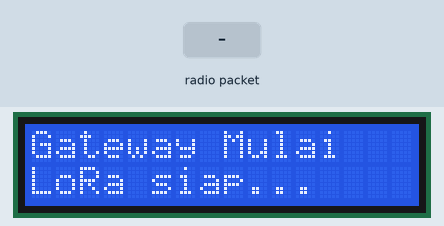
Simulated run of this sketch. Board: ESP32. On the bench: 16×2 character LCD. Inputs (shaded band) come from the test bench. WiFi joins after 1.5 s; servers stay silent unless stated; uploads are accepted with an empty reply; no radio packets arrive unless stated; what the sketch prints to the serial monitor is not drawn.

Above: at 2.2 s.
5.4 s: radio packet "," arrives
At 6.0 s:
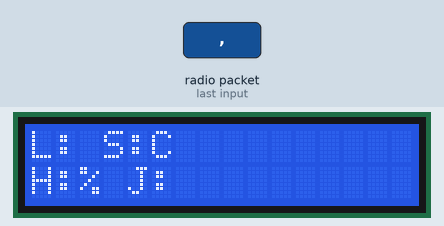
6.9 s: radio packet "1" arrives
Timing chart, 0 to 9.9 s (numbered marks = the images above; inputs shaded):
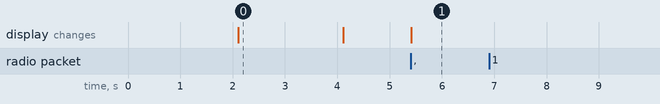

The sketch:

ESSSSSp.ino
```cpp
#include <SPI.h>
#include <LoRa.h>
#include <Wire.h>
#include <LiquidCrystal_I2C.h>
#include <WiFi.h>
#include <HTTPClient.h>

// Konfigurasi pin LoRa
#define LORA_SCK   18
#define LORA_MISO  19
#define LORA_MOSI  23
#define LORA_CS     5
#define LORA_RST   14
#define LORA_DIO0  26

// LCD I2C
LiquidCrystal_I2C lcd(0x27, 16, 2);

// WiFi config
const char* ssid = "vivo T1 Pro 5G";
const char* password = "987654321";

// Alamat server
const char* server = "192.168.223.90";

// Fungsi bantu parsing string
String getValue(String data, String key) {
  int idx = data.indexOf(key + ":");
  if (idx == -1) return "";
  int start = idx + key.length() + 1;
  int end = data.indexOf(",", start);
  if (end == -1) end = data.length();
  return data.substring(start, end);
}

void setup() {
  Serial.begin(9600);

  // Koneksi WiFi
  WiFi.begin(ssid, password);
  Serial.print("Menghubungkan WiFi...");
  while (WiFi.status() != WL_CONNECTED) {
    delay(1000);
    Serial.print(".");
  }
  Serial.println("\n✅ WiFi Terhubung");

  // LCD
  lcd.init();
  lcd.backlight();
  lcd.setCursor(0, 0);
  lcd.print("Gateway Mulai");

  // LoRa
  SPI.begin(LORA_SCK, LORA_MISO, LORA_MOSI, LORA_CS);
  LoRa.setPins(LORA_CS, LORA_RST, LORA_DIO0);
  if (!LoRa.begin(433E6)) {
    Serial.println("❌ LoRa gagal dimulai!");
    lcd.setCursor(0, 1);
    lcd.print("LoRa ERROR");
    while (1);
  }

  Serial.println("✅ LoRa Siap Menerima");
  lcd.setCursor(0, 1);
  lcd.print("LoRa siap...");
  delay(2000);
  lcd.clear();
}

void loop() {
  int packetSize = LoRa.parsePacket();
  if (packetSize) {
    String incoming = "";
    while (LoRa.available()) {
      incoming += (char)LoRa.read();
    }

    Serial.println("📥 Data Masuk: " + incoming);

    // Ambil nilai dari format: LDR:xxx,Suhu:xx,Kelembapan:xx,Jarak:xx
    String ldr = getValue(incoming, "LDR");
    String suhu = getValue(incoming, "Suhu");
    String kelembapan = getValue(incoming, "Kelembapan");
    String jarak = getValue(incoming, "Jarak");

    // Tampilkan ke Serial & LCD
    Serial.println("LDR: " + ldr + " | Suhu: " + suhu + "C | Lembab: " + kelembapan + "% | Jarak: " + jarak + "cm");

    lcd.clear();
    lcd.setCursor(0, 0);
    lcd.print("L:" + ldr + " S:" + suhu + "C");
    lcd.setCursor(0, 1);
    lcd.print("H:" + kelembapan + "% J:" + jarak);

    delay(1000); // jeda tampilan

    // Kirim data ke server PHP
    if (WiFi.status() == WL_CONNECTED) {
      HTTPClient http;
      String url = "http://" + String(server) + "/SmartLight1/WebControl/kirimdata.php";
      url += "?ldr=" + ldr + "&distance=" + jarak + "&suhu=" + suhu + "&kelembapan=" + kelembapan;

      http.begin(url);
      int httpCode = http.GET();
      String response = http.getString();
      Serial.println("🌐 Respon Server: " + response);
      http.end();
    } else {
      Serial.println("❌ WiFi tidak tersedia!");
    }

    delay(3000); // jeda sebelum menerima paket LoRa berikutnya
  }
}
```

Measured:
- after the input at 5.4 s, the display: changes at once (image 1)
- after the input at 6.9 s, every drawn part: stays the same
- what the display in image 0 shows lasts 2.0 s, from 2.1 s to 4.1 s
